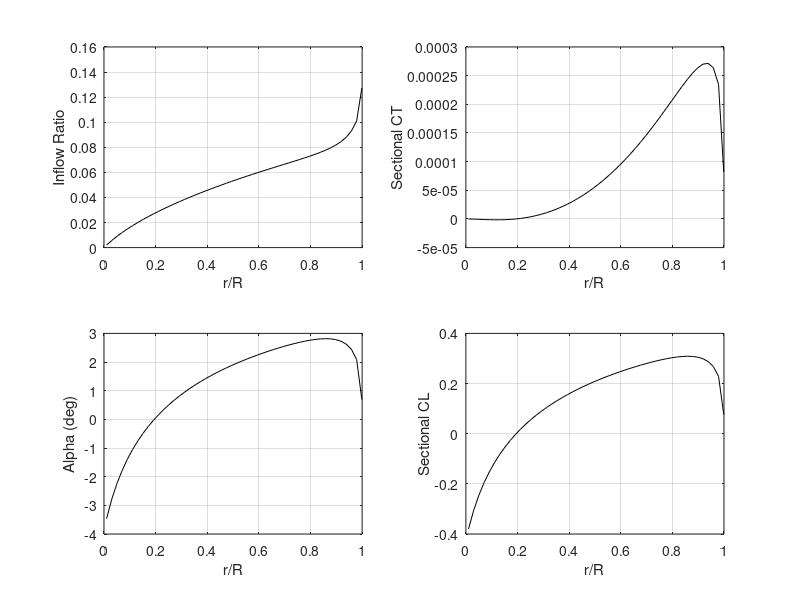

Recreate this plot in MATLAB.
clear; clc; clf;

% With collective ONLY
% No twist, coning
% Hover flight condition

% Rotor parameters
R = 1.143;                % in m
AR = 6;                % Aspect ratio
Nb = 2;
Om_rpm = 1250;             % in rpm
a = 2*pi;                 % d_Cl/d_alpha in radians
vel_climb = 4.068;          % in m/s
theta_deg=8;

% Environment parameters
rho = 1.2;                % in kg/m3

% Solver parameters 
nx = 50;                  % No. of stations along blade

% Feature switches
spacing_switch = 1;       % [1]Equispaced [2]Cosine [3]aTan
prandtlTipLoss_switch = 1;

% For accounting tip loss
% (change accordingly when prandtlTipLoss_switch is 0)
root_cut=0.01;            % r/R
tip_cut=0.999;             % r/R

% Calculated Rotor Parameters
c = R/AR;
sol = Nb*c/(pi*R);
theta=theta_deg*pi/180;
Om = Om_rpm*pi/30;        % in rad per sec
lam_climb = vel_climb/(R*Om);

% Spacing blade stations
switch spacing_switch

case 1
  % Equi-spaced
  r_bar = linspace(root_cut,tip_cut,nx);
  dr_bar = (r_bar(2)-r_bar(1))*ones(size(r_bar));

case 2
  % Cosine spaced
  theta_cosine=linspace(0,pi,nx);
  r_bar = R*0.5-R*0.5*cos(theta_cosine);
  dr_bar=r_bar(2:end)-r_bar(1:end-1);
  dr_bar=[dr_bar 0];

case 3
  % atan spaced
  x_spacing=linspace(tan(-1),tan(1),nx);
  r_bar=R*0.5+R*0.5*atan(x_spacing);
  dr_bar=r_bar(2:end)-r_bar(1:end-1);
  dr_bar=[dr_bar 0];

end

% Inflow computation
switch prandtlTipLoss_switch

case 0
  % Inflow ratio from BEMT
  const1 = sol*a/16; 
  const_c = lam_climb*0.5;
  lam = -(const1-const_c) + sqrt((const1-const_c)^2+2*const1*theta*r_bar);
  phi=lam./r_bar;
  alf=theta-phi;
  prandtl_F = ones(size(r_bar));

case 1
  prandtl_F = ones(size(r_bar));  % Initial value
  prandtl_residual = 1.0;
  const1 = sol*a/16; 
  const_c = lam_climb*0.5;
  counter = 1;

  while ( (prandtl_residual>0.001) && (counter<21) )
    lam = -(const1./prandtl_F-const_c) + sqrt((const1./prandtl_F-const_c).^2+2*const1./prandtl_F*theta.*r_bar);
    prandtl_Fsmall = 0.5*Nb*(1.0-r_bar)./lam;

    prandtl_F_prev = prandtl_F;
    prandtl_F = (2/pi)*acos(exp(-prandtl_Fsmall));
    prandtl_residual = abs(norm(prandtl_F-prandtl_F_prev));
    counter = counter+1;
end

if (counter==21)
  warning('Prandtl tip-loss factor failed to converge');
end

phi=lam./r_bar;
alf=theta-phi;

end

% Using Momentum theory
ct_vec = prandtl_F.*4.*lam.*(lam-lam_climb).*r_bar.*dr_bar;
format long;
CT_MT = sum(ct_vec);

% Using BEMT
ct_vec = 0.5*sol*a.*dr_bar.*(r_bar.^2).*alf;
CT_BEMT = sum(ct_vec);

Thrust = CT_MT*(rho*pi*R*R*(R*Om)^2);

% Check between MT and BEMT
if (CT_MT-CT_BEMT)>eps
  warning('Warning: Discrepancy between CT calculated using BEMT and MT')
end

% Sectional lift distribution
cl_vec = 2.0*ct_vec/(c/R*dr_bar);

% Results
fprintf('\nColl. pitch (deg) = %d\n',theta_deg);
fprintf('Solidity = %d\n\n',sol);
fprintf('CT = %12.6f\n',CT_BEMT);
fprintf('Thrust (N) = %d\n',Thrust);

% Generate plots
subplot(2,2,1);
plot(r_bar,lam,'k');
grid on;
xlabel('r/R');
ylabel('Inflow Ratio');

subplot(2,2,2);
plot(r_bar,ct_vec,'k');
grid on;
xlabel('r/R');
ylabel('Sectional CT');

subplot(2,2,3);
plot(r_bar,alf*180/pi,'k');
grid on;
xlabel('r/R');
ylabel('Alpha (deg)');

subplot(2,2,4);
plot(r_bar,alf*a,'k');
grid on;
xlabel('r/R');
ylabel('Sectional CL');

% Write to file
% fid=fopen('Vz_OGE_BEMT.dat','w');
% fprintf(fid,'Variables = "r/R" "vz"\n');
% fprintf(fid,'Zone T= "Vz_OGE_BEMT"\n');
% dlmwrite('Vz_OGE_BEMT.dat',[r_bar'*R lam'*R*Om],'-append','delimiter',' ');
